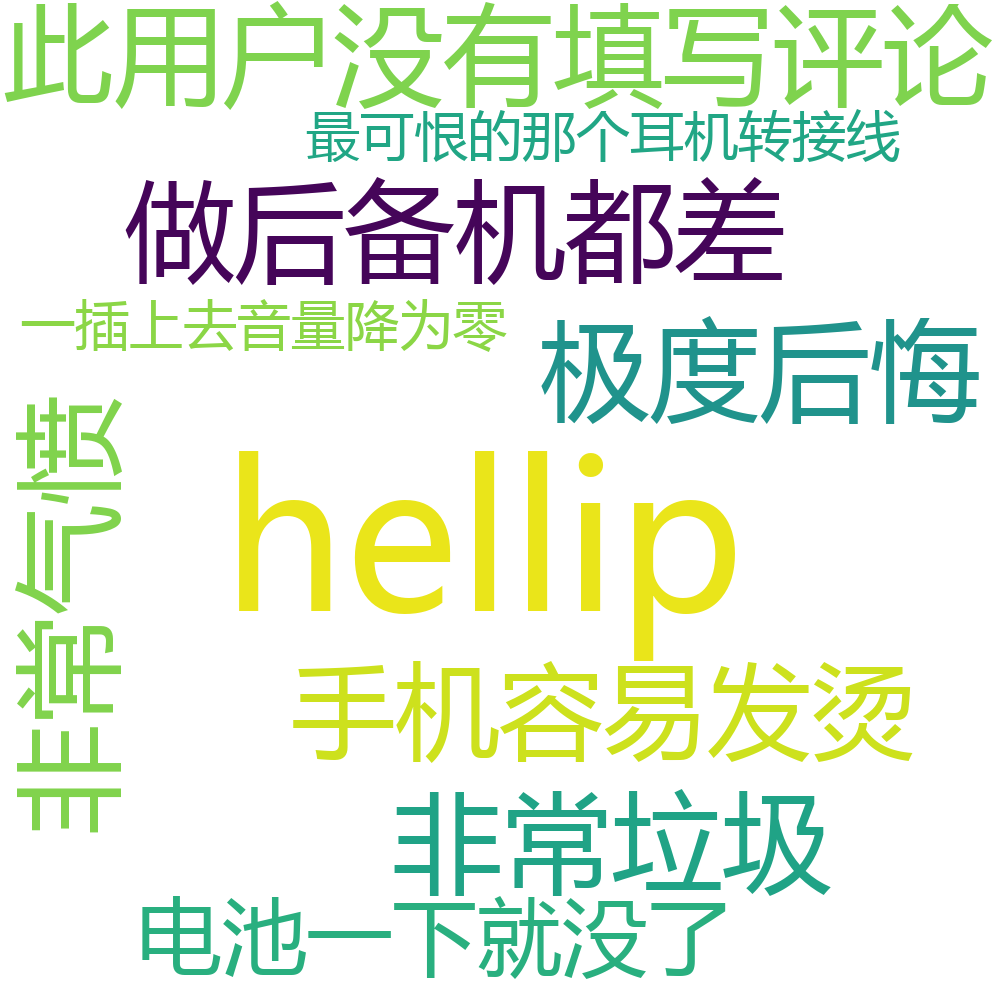

Generate this figure with Python:
import requests
import json
import jieba, pygal
import pymysql.cursors
from wordcloud import WordCloud

class TaoBao(object):
    def __init__(self):
        self.conn= None
        self.cursor = None

        with open('tb_comments_1.json', encoding='utf-8') as f:
            self.commentd = json.load(f)
    def comment(self):
        # 读取数据
        comments = self.commentd['rateDetail']['rateList']
        # print(comments)
        for commentd in comments:
            data = []
            data.append(commentd['id'])
            data.append(commentd['rateDate'])
            content = '无'
            if commentd["appendComment"]:
                content = commentd["appendComment"]["content"]
            data.append(content)
            data.append(commentd['auctionSku'])
            data.append(commentd['rateContent'])

            print(f'id:{data[0]}\nrate_date:{data[1]}\nappend_cntent{data[2]}\naction_sku{data[3]}\nrate_cntent{data[4]}')
            self.save_mysql(data[0], data[1], data[2], data[3], data[4])

    def connection(self):
        self.conn = pymysql.connect(host='127.0.0.1', port=3306,
                                     user='root',
                                     password='123456',
                                     db='taobao',
                                     charset='utf8mb4'
                                     )

        self.cursor = self.conn.cursor()  # 创建游标

    def save_mysql(self, *args):
        self.connection()
        # 先判断一下是否已存储过
        sql1 = "select id from comments where comment_id=%s " % (args[0])
        self.cursor.execute(sql1)
        rs_set = self.cursor.fetchone()  # 有值返回{'id':23} 无值返回None
        if rs_set:
            print('这条评论已存在在数据库中')
        # 存入数据库
        sql2 = """
        insert into comments (comment_id, rate_date, append_content, action_sku, rate_content) values ('%s','%s','%s','%s','%s')
        """ % (args[0],args[1],args[2],args[3],args[4])
        affected_row = self.cursor.execute(sql2)
        if affected_row:
            print('本条评论插入成功')
        self.close()

    def close(self):
        self.conn.commit()
        self.cursor.close()
        self.conn.close()

    def get_comments(self):
        self.connection()
        sql1 = """ SELECT rate_content, append_content FROM comments; """
        self.cursor.execute(sql1)
        rs_set = self.cursor.fetchall()
        # print(rs_set)
        # self.close()
        # 分词
        list1 = ''
        for i in rs_set:
            list1 += i[0]+i[1]
        print(r'--'+list1)
        # 文字 生成词云
        font = 'msyh.ttc'
        wc = WordCloud(font_path=font,
                       background_color='white',
                       width=1000,
                       height=1000,
                       max_font_size=200,
                       min_font_size=50,
                       ).generate(list1)
        wc.to_file('淘宝评论.png')

        # 写成饼状图,读取手机的每个颜色
        self.cursor.execute(
            """select COUNT(action_sku) from comments WHERE action_sku = '网络类型:4G+全网通;机身颜色:金色;套餐类型:官方标配;存储容量:6+64GB'""")
        j = self.cursor.fetchone()
        self.cursor.execute(
            """select COUNT(action_sku) from comments WHERE action_sku = '网络类型:4G+全网通;机身颜色:黑色;套餐类型:官方标配;存储容量:6+64GB'""")
        h = self.cursor.fetchone()
        self.cursor.execute(
            """select COUNT(action_sku) from comments WHERE action_sku = '网络类型:4G+全网通;机身颜色:白色;套餐类型:官方标配;存储容量:6+64GB'""")
        b = self.cursor.fetchone()
        self.cursor.execute(
            """select COUNT(action_sku) from comments WHERE action_sku = '网络类型:4G+全网通;机身颜色:蓝色;套餐类型:官方标配;存储容量:6+64GB'""")
        l = self.cursor.fetchone()
        print(j, h, b, l)
        pie_chart = pygal.Pie()
        pie_chart.title = '根据action_sku分组，购买比例饼状图（in %)'
        pie_chart.add('金色', j[0] / 99)
        pie_chart.add('黑色', h[0] / 99)
        pie_chart.add('白色', b[0] / 99)
        pie_chart.add('蓝色', l[0] / 99)
        pie_chart.render_to_file('taobao.svg')
        self.close()

if __name__ =='__main__':
    content = TaoBao()
    content.comment()
    content.get_comments()
